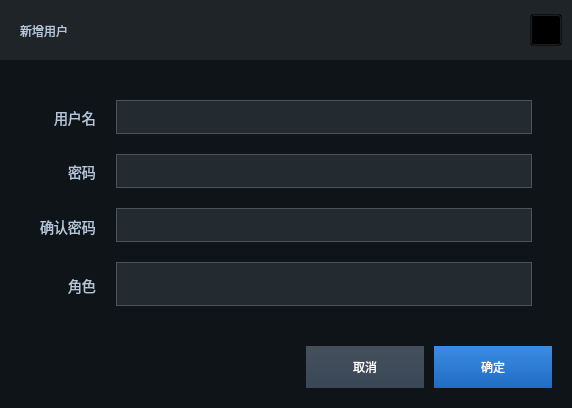
<?xml version="1.0" encoding="UTF-8"?>
<ui version="4.0">
 <class>UserAddDialog</class>
 <widget class="QDialog" name="UserAddDialog">
  <property name="geometry">
   <rect>
    <x>0</x>
    <y>0</y>
    <width>572</width>
    <height>408</height>
   </rect>
  </property>
  <property name="windowTitle">
   <string>Dialog</string>
  </property>
  <property name="styleSheet">
   <string notr="true">QWidget
{
font: 14px &quot;Microsoft YaHei&quot;;
color: #B4C4D9;
background-color: rgba(14,20,23,1);


}
border:1px solid rgba(30,35,39,1);

QLabel{

	background: rgba(0,0,0,0);
}

</string>
  </property>
  <property name="modal">
   <bool>true</bool>
  </property>
  <widget class="QLabel" name="label">
   <property name="geometry">
    <rect>
     <x>0</x>
     <y>0</y>
     <width>572</width>
     <height>60</height>
    </rect>
   </property>
   <property name="styleSheet">
    <string notr="true">background-color: rgba(31,36,40,1);</string>
   </property>
   <property name="text">
    <string/>
   </property>
  </widget>
  <widget class="QLabel" name="dialogTitle">
   <property name="geometry">
    <rect>
     <x>20</x>
     <y>20</y>
     <width>221</width>
     <height>21</height>
    </rect>
   </property>
   <property name="styleSheet">
    <string notr="true">background-color: rgba(255, 255, 255, 0);</string>
   </property>
   <property name="text">
    <string>新增用户</string>
   </property>
  </widget>
  <widget class="QToolButton" name="closeBtn">
   <property name="geometry">
    <rect>
     <x>530</x>
     <y>14</y>
     <width>32</width>
     <height>32</height>
    </rect>
   </property>
   <property name="styleSheet">
    <string notr="true">QToolButton{
background-image: url(:/SysConfig/ImageSource/SysConfig/CloseButton.png);
background-color: rgba(0,0,0,0);
}
</string>
   </property>
   <property name="text">
    <string/>
   </property>
  </widget>
  <widget class="QPushButton" name="cancelBtn">
   <property name="geometry">
    <rect>
     <x>306</x>
     <y>346</y>
     <width>118</width>
     <height>42</height>
    </rect>
   </property>
   <property name="styleSheet">
    <string notr="true">QPushButton
{
font: 16px &quot;Microsoft YaHei&quot;;
color:#FFFFFF;
background-color:qlineargradient(x1: 0, y1: 0, x2: 0, y2: 1,stop: 0 #45505C,stop: 1.0 #3A4756);
border:none;
}

QPushButton:hover
{
background-color:qlineargradient(x1: 0, y1: 0, x2: 0, y2: 1,stop: 0 rgba(69, 80, 92, 0.9),stop: 1.0 rgba(58, 71, 86, 0.9));
}

QPushButton:pressed
{
background-color:#131516;
}

QPushButton:disabled
{
background-color:qlineargradient(x1: 0, y1: 0, x2: 0, y2: 1,stop: 0 rgba(69, 80, 92, 0.5),stop: 1.0 rgba(58, 71, 86, 0.5));
color: rgb(117, 117, 117);
}</string>
   </property>
   <property name="text">
    <string>取消</string>
   </property>
  </widget>
  <widget class="QPushButton" name="certainBtn">
   <property name="geometry">
    <rect>
     <x>434</x>
     <y>346</y>
     <width>118</width>
     <height>42</height>
    </rect>
   </property>
   <property name="styleSheet">
    <string notr="true">QPushButton
{
font: 16px &quot;Microsoft YaHei&quot;;
color:#FFFFFF;
background-color:qlineargradient(x1: 0, y1: 0, x2: 0, y2: 1,stop: 0 rgba(60,140,227,1),stop: 1.0 rgba(32,108,195,1));
border:none;
}

QPushButton:hover
{
background-color:qlineargradient(x1: 0, y1: 0, x2: 0, y2: 1,stop: 0 rgba(69, 80, 92, 0.9),stop: 1.0 rgba(58, 71, 86, 0.9));
}

QPushButton:pressed
{
background-color:#131516;
}

QPushButton:disabled
{
background-color:qlineargradient(x1: 0, y1: 0, x2: 0, y2: 1,stop: 0 rgba(69, 80, 92, 0.5),stop: 1.0 rgba(58, 71, 86, 0.5));
color: rgb(117, 117, 117);
}</string>
   </property>
   <property name="text">
    <string>确定</string>
   </property>
  </widget>
  <widget class="QLabel" name="label_99">
   <property name="geometry">
    <rect>
     <x>54</x>
     <y>110</y>
     <width>41</width>
     <height>16</height>
    </rect>
   </property>
   <property name="styleSheet">
    <string notr="true">QLabel{

	font:14px;
}</string>
   </property>
   <property name="text">
    <string>用户名</string>
   </property>
  </widget>
  <widget class="QLineEdit" name="userNameLbe">
   <property name="geometry">
    <rect>
     <x>116</x>
     <y>100</y>
     <width>416</width>
     <height>34</height>
    </rect>
   </property>
   <property name="styleSheet">
    <string notr="true">QLineEdit{

	background:rgba(118,133,154,0.2);
	border:1px solid rgba(74,82,90,1);

}</string>
   </property>
  </widget>
  <widget class="QLabel" name="label_100">
   <property name="geometry">
    <rect>
     <x>68</x>
     <y>164</y>
     <width>31</width>
     <height>16</height>
    </rect>
   </property>
   <property name="styleSheet">
    <string notr="true">QLabel{

	font:14px;
}</string>
   </property>
   <property name="text">
    <string>密码</string>
   </property>
  </widget>
  <widget class="QLabel" name="label_101">
   <property name="geometry">
    <rect>
     <x>40</x>
     <y>218</y>
     <width>61</width>
     <height>18</height>
    </rect>
   </property>
   <property name="styleSheet">
    <string notr="true">QLabel{

	font:14px;
}</string>
   </property>
   <property name="text">
    <string>确认密码</string>
   </property>
  </widget>
  <widget class="QLineEdit" name="certainPasswdLbe">
   <property name="geometry">
    <rect>
     <x>116</x>
     <y>208</y>
     <width>416</width>
     <height>34</height>
    </rect>
   </property>
   <property name="styleSheet">
    <string notr="true">QLineEdit{

	background:rgba(118,133,154,0.2);
	border:1px solid rgba(74,82,90,1);

}</string>
   </property>
  </widget>
  <widget class="QLineEdit" name="passwdLbe">
   <property name="geometry">
    <rect>
     <x>116</x>
     <y>154</y>
     <width>416</width>
     <height>34</height>
    </rect>
   </property>
   <property name="styleSheet">
    <string notr="true">QLineEdit{

	background:rgba(118,133,154,0.2);
	border:1px solid rgba(74,82,90,1);

}</string>
   </property>
  </widget>
  <widget class="QLabel" name="label_104">
   <property name="geometry">
    <rect>
     <x>68</x>
     <y>277</y>
     <width>41</width>
     <height>18</height>
    </rect>
   </property>
   <property name="styleSheet">
    <string notr="true">QLabel{

	font:14px;
}</string>
   </property>
   <property name="text">
    <string>角色</string>
   </property>
  </widget>
  <widget class="QLineEdit" name="actorLbe">
   <property name="geometry">
    <rect>
     <x>116</x>
     <y>262</y>
     <width>416</width>
     <height>44</height>
    </rect>
   </property>
   <property name="styleSheet">
    <string notr="true">QLineEdit{

	background:rgba(118,133,154,0.2);
	border:1px solid rgba(74,82,90,1);

}</string>
   </property>
  </widget>
 </widget>
 <resources/>
 <connections/>
</ui>
